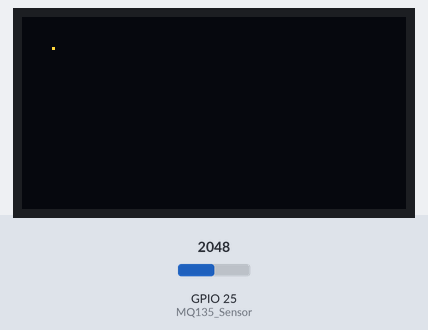
The sketch below on a simulated ESP32. Parts: 128×64 one-colour display. Inputs (shaded band) come from the test bench; at power-on: GPIO 25 (MQ135_Sensor) = 2048. The OLED is the two-colour kind (top 16 rows yellow); the display library's start-up logo is not drawn.

Above: at 2.2 s.
2.3 s: GPIO 25 (MQ135_Sensor) set to 1030
3.8 s: GPIO 25 (MQ135_Sensor) set to 968
At 4.9 s:
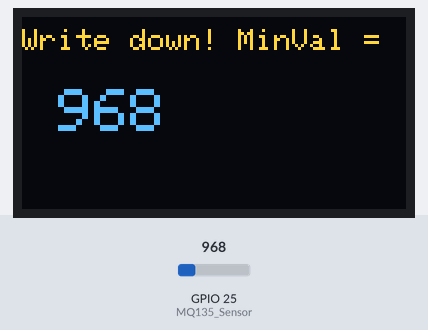
5.4 s: GPIO 25 (MQ135_Sensor) set to 491
At 5.9 s:
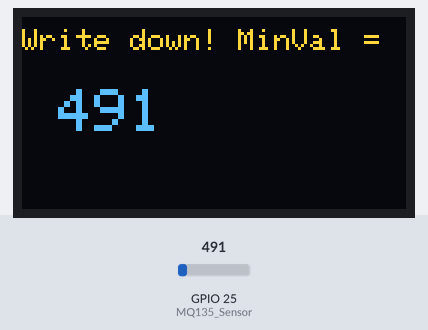
Timing chart, 0 to 8.4 s (numbered marks = the images above; inputs shaded):
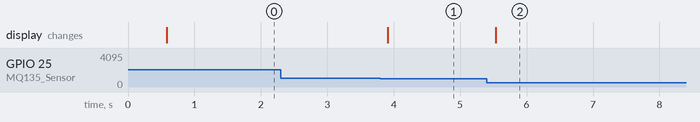

The sketch:

mq135_min-co2.ino
```cpp
// Credits to Mona Samsam. Source: https://circuitdigest.com/microcontroller-projects/interfacing-mq135-gas-sensor-with-arduino-to-measure-co2-levels-in-ppm

#include "MQ135.h"
#include <SPI.h>
#include <Adafruit_GFX.h>
#include <Adafruit_SSD1306.h>

#define SCREEN_WIDTH 128    // OLED display width, in pixels
#define SCREEN_HEIGHT 64    // OLED display height, in pixels
#define OLED_RESET    32    // Reset pin
#define SCREEN_ADDRESS 0x3C ///< See datasheet for Address;
#define MQ135_Sensor  25

Adafruit_SSD1306 display(SCREEN_WIDTH, SCREEN_HEIGHT, &Wire, OLED_RESET); // OLED software I2C

unsigned reading;
unsigned minimalReading = 1000;

void setup() {
  pinMode(MQ135_Sensor, INPUT);
  Serial.begin(9600);
  if(!display.begin(SSD1306_SWITCHCAPVCC, SCREEN_ADDRESS)) {
    Serial.println(F("SSD1306 allocation failed"));
    for(;;);          // Don't proceed, loop forever
  }
  display.display();
  delay(500);         // Pause for 0.5 second
  display.clearDisplay();               // Clear the buffer
  display.setTextSize(2);               // Normal 1:1 pixel scale
  display.setTextColor(SSD1306_WHITE);  // Draw white text
  display.setCursor(0,4);

  // Draw a single pixel in white
  display.drawPixel(10, 10, SSD1306_WHITE);
  display.display();
  delay(500);
  display.clearDisplay();   // Clear the buffer
}

void loop() {
  reading = analogRead(MQ135_Sensor);
  if (reading < minimalReading) {
    minimalReading = reading;
    display.clearDisplay();
    display.setTextSize(1);
    display.setCursor(0,4);
    display.setTextColor(SSD1306_WHITE);
    display.print("Write down! MinVal =");
    display.setTextSize(2);
    display.setCursor(12,24);
    display.print(minimalReading);
    display.display();
  }
  delay(200);
}
```

Measured:
- the behaviour switches between 1000 and 999 on GPIO 25 (MQ135_Sensor) (found by bisection; images 0 and 1)
- after the input at 2.3 s, every drawn part: stays the same
- after the input at 3.8 s, the display: changes after 0.11 s (image 1)
- after the input at 5.4 s, the display: changes after 0.14 s (image 2)
